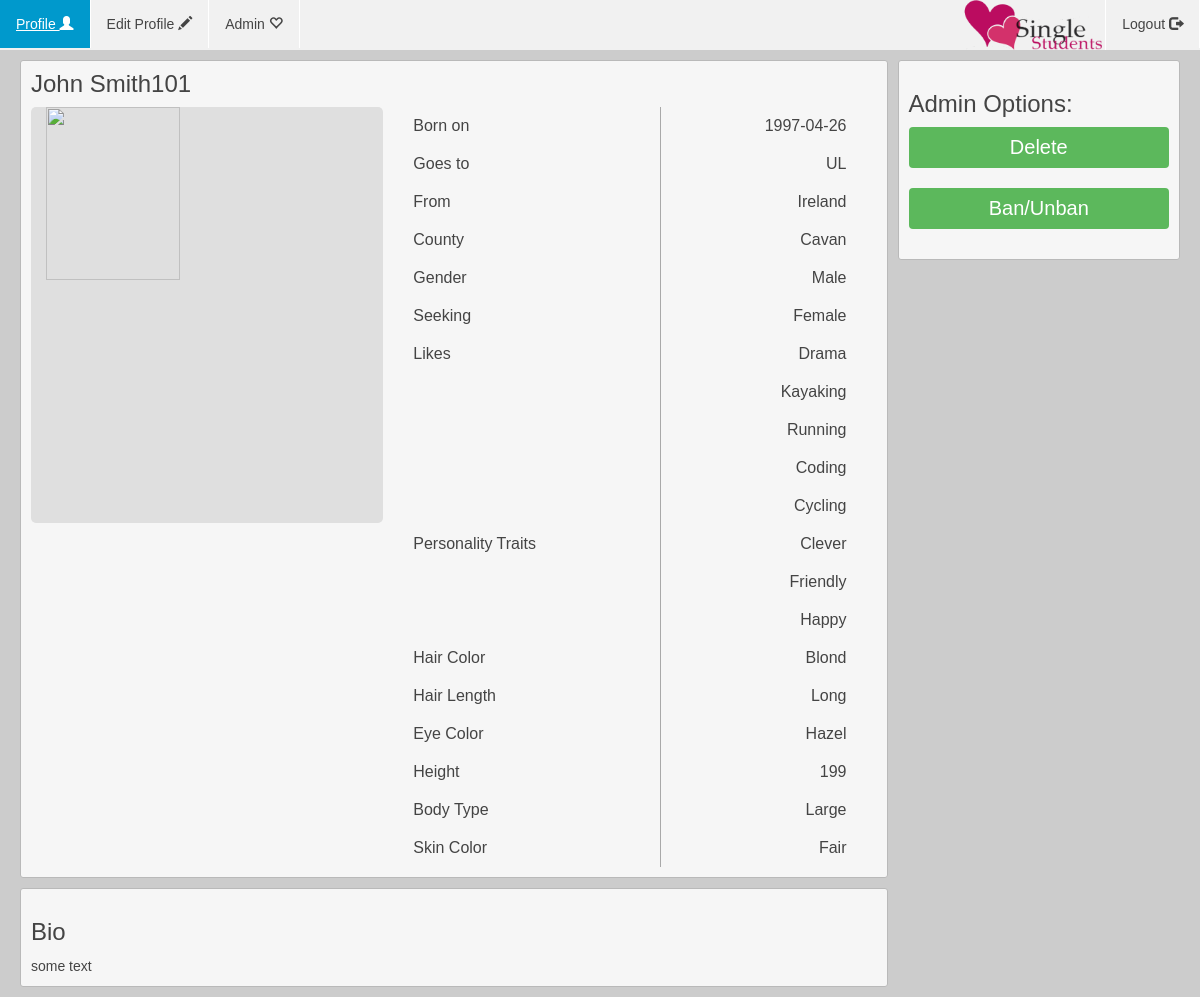
Page /UserProfileOther.php?user=User101 (signed in) on the committed database.
### tables this page shows
CREATE TABLE IF NOT EXISTS `register` (
  `USERNAME` varchar(60) NOT NULL,
  `FORENAME` varchar(15) NOT NULL,
  `SURNAME` varchar(20) NOT NULL,
  `PASSWORD` varchar(60) NOT NULL,
  `EMAIL` varchar(30) NOT NULL,
  `DOB` date NOT NULL,
  `PREFERENCE` varchar(15) NOT NULL,
  `SEX` varchar(15) NOT NULL,
  `IMAGE` varchar(60) NOT NULL,
  PRIMARY KEY (`USERNAME`)
);

CREATE TABLE IF NOT EXISTS `college` (
  `COLLEGENUMBER` int(3) NOT NULL,
  `COLLEGENAME` varchar(10) DEFAULT NULL,
  PRIMARY KEY (`COLLEGENUMBER`)
);

CREATE TABLE IF NOT EXISTS `location` (
  `USERNAME` varchar(15) NOT NULL,
  `COLLEGE` int(3) NOT NULL,
  `CITY` varchar(20) NOT NULL,
  `COUNTY` int(3) NOT NULL,
  PRIMARY KEY (`USERNAME`),
  KEY `FK_LOCATION_COLLEGE` (`COLLEGE`),
  KEY `FK_LOCATION_COUNTY` (`COUNTY`)
);

CREATE TABLE IF NOT EXISTS `county` (
  `COUNTYNUMBER` int(3) NOT NULL,
  `COUNTYNAME` varchar(10) DEFAULT NULL,
  PRIMARY KEY (`COUNTYNUMBER`)
);

CREATE TABLE IF NOT EXISTS `likeoptions` (
  `LIKENUMBER` int(3) NOT NULL AUTO_INCREMENT,
  `LIKENAME` varchar(20) DEFAULT NULL,
  PRIMARY KEY (`LIKENUMBER`)
);

CREATE TABLE IF NOT EXISTS `personalityoptions` (
  `PERSONALITYNUMBER` int(3) NOT NULL AUTO_INCREMENT,
  `PERSONALITYTRAIT` varchar(15) DEFAULT NULL,
  PRIMARY KEY (`PERSONALITYNUMBER`)
);

CREATE TABLE IF NOT EXISTS `haircolors` (
  `HAIRNUMBER` int(3) NOT NULL,
  `HAIRCOLOR` varchar(20) DEFAULT NULL,
  PRIMARY KEY (`HAIRNUMBER`)
);

CREATE TABLE IF NOT EXISTS `hairlengths` (
  `HAIRLENNUMBER` int(11) NOT NULL,
  `HAIRLENNAME` varchar(15) DEFAULT NULL,
  PRIMARY KEY (`HAIRLENNUMBER`)
);

CREATE TABLE IF NOT EXISTS `eyecolors` (
  `EYENUMBER` int(3) NOT NULL AUTO_INCREMENT,
  `EYECOLOR` varchar(10) DEFAULT NULL,
  PRIMARY KEY (`EYENUMBER`)
);

CREATE TABLE IF NOT EXISTS `physical` (
  `USERNAME` varchar(15) NOT NULL,
  `EYES` int(3) NOT NULL,
  `HAIR` int(3) NOT NULL,
  `HAIRLEN` int(3) NOT NULL,
  `BODY` int(3) NOT NULL,
  `HEIGHT` int(3) NOT NULL,
  `ETHNICITY` int(3) NOT NULL,
  PRIMARY KEY (`USERNAME`),
  KEY `FK_PHYSICAL_BODYTYPE` (`BODY`),
  KEY `FK_PHYSICAL_EYECOLORS` (`EYES`),
  KEY `FK_PHYSICAL_HAIRCOLORS` (`HAIR`),
  KEY `FK_PHYSICAL_HAIRLENGTHS` (`HAIRLEN`),
  KEY `FK_PHYSICAL_HEIGHT` (`HEIGHT`),
  KEY `FK_PHYSICAL_SKINTONES` (`ETHNICITY`)
);

CREATE TABLE IF NOT EXISTS `bodytype` (
  `BODYNUMBER` int(3) NOT NULL,
  `BODYNAME` varchar(15) DEFAULT NULL,
  PRIMARY KEY (`BODYNUMBER`)
);

CREATE TABLE IF NOT EXISTS `skintones` (
  `TONENUMBER` int(3) NOT NULL AUTO_INCREMENT,
  `TONE` varchar(15) DEFAULT NULL,
  PRIMARY KEY (`TONENUMBER`)
);

CREATE TABLE IF NOT EXISTS `bio` (
  `USERNAME` varchar(15) NOT NULL,
  `INFO` varchar(150) NOT NULL,
  PRIMARY KEY (`USERNAME`)
);

### UserProfileDataOther.php (called while the page is built, shortened)
<?php
require 'Connect.php';
$user = $_SESSION['otherUsername'];
$query = "Select FORENAME,SURNAME,IMAGE,DOB,SEX,PREFERENCE from REGISTER where USERNAME='$user';";
$query_run = mysqli_query($db, $query);
$query_array = mysqli_fetch_array($query_run);
$forename = $query_array[0];
$surname = $query_array[1];
$DOB = $query_array[3];
$sex = $query_array[4];
$preference = $query_array[5];
$query2 = "Select COLLEGE,CITY,COUNTY from LOCATION
where USERNAME='$user';";
$query2_run = mysqli_query($db, $query2);
$query2_array = mysqli_fetch_array($query2_run);
$college = $query2_array[0];
$city = $query2_array[1];
$county = $query2_array[2];
$queryCollege = "Select COLLEGENAME FROM COLLEGE WHERE COLLEGENUMBER='$college';";
$queryCollege_array = mysqli_fetch_array(mysqli_query($db, $queryCollege));
$collegeName = $queryCollege_array[0];
$queryCounty = "Select COUNTYNAME FROM COUNTY WHERE COUNTYNUMBER='$county';";
$queryCounty_array = mysqli_fetch_array(mysqli_query($db, $queryCounty));
$countyName = $queryCounty_array[0];
$query = "SELECT HOBBY, HOBBY2, HOBBY3, HOBBY4, HOBBY5 FROM LIKES WHERE USERNAME = '$user';";
$row = mysqli_fetch_array(mysqli_query($db, $query));
$hobbies = array($row[0], $row[1], $row[2], $row[3], $row[4]);
$query = "SELECT LIKENAME FROM LIKEOPTIONS WHERE LIKENUMBER = '$hobbies[0]';";
$result = mysqli_query($db, $query);
$row = mysqli_fetch_array($result);
$hobby1 = $row[0];
$query = "SELECT LIKENAME FROM LIKEOPTIONS WHERE LIKENUMBER = '$hobbies[1]';";
$result = mysqli_query($db, $query);
$row = mysqli_fetch_array($result);
$hobby2 = $row[0];
$query = "SELECT LIKENAME FROM LIKEOPTIONS WHERE LIKENUMBER = '$hobbies[2]';";
$result = mysqli_query($db, $query);
$row = mysqli_fetch_array($result);
$hobby3 = $row[0];
$query = "SELECT LIKENAME FROM LIKEOPTIONS WHERE LIKENUMBER = '$hobbies[3]';";
$result = mysqli_query($db, $query);
$row = mysqli_fetch_array($result);
$hobby4 = $row[0];
$query = "SELECT LIKENAME FROM LIKEOPTIONS WHERE LIKENUMBER = '$hobbies[4]';";
$result = mysqli_query($db, $query);
$row = mysqli_fetch_array($result);
$hobby5 = $row[0];
$query = "SELECT TRAIT, TRAIT2, TRAIT3 FROM PERSONALITY WHERE USERNAME = '$user';";
$row = mysqli_fetch_array(mysqli_query($db, $query));
$traits = array($row[0], $row[1], $row[2]);
$query = "SELECT PERSONALITYTRAIT FROM PERSONALITYOPTIONS WHERE PERSONALITYNUMBER = '$traits[0]';";
$result = mysqli_query($db, $query);
$row = mysqli_fetch_row($result);
$trait1 = $row[0];
$query = "SELECT PERSONALITYTRAIT FROM PERSONALITYOPTIONS WHERE PERSONALITYNUMBER = '$traits[1]';";
$result = mysqli_query($db, $query);
$row = mysqli_fetch_row($result);
$trait2 = $row[0];
$query = "SELECT PERSONALITYTRAIT FROM PERSONALITYOPTIONS WHERE PERSONALITYNUMBER = '$traits[2]';";
$result = mysqli_query($db, $query);
$row = mysqli_fetch_row($result);
$trait3 = $row[0];
$query = "SELECT EYES, HAIR, HAIRLEN, BODY, HEIGHT, ETHNICITY FROM PHYSICAL WHERE USERNAME = '$user';";
$row = mysqli_fetch_array(mysqli_query($db, $query));
$physical = array($row[0], $row[1], $row[2], $row[3], $row[4], $row[5]);
$query = "SELECT EYECOLOR FROM EYECOLORS WHERE EYENUMBER = '$physical[0]';";
$query_run = mysqli_query($db, $query);
$row = mysqli_fetch_array($query_run);
$eye = $row[0];
$query = "SELECT HAIRCOLOR FROM HAIRCOLORS WHERE HAIRNUMBER = '$physical[1]';";
$query_run = mysqli_query($db, $query);
$row = mysqli_fetch_array($query_run);
$hair = $row[0];
$query = "SELECT HAIRLENNAME FROM HAIRLENGTHS WHERE HAIRLENNUMBER = '$physical[2]';";
$query_run = mysqli_query($db, $query);
$row = mysqli_fetch_array($query_run);
$hairlen = $row[0];
$query = "SELECT BODYNAME FROM BODYTYPE WHERE BODYNUMBER = '$physical[3]';";
$query_run = mysqli_query($db, $query);
$row = mysqli_fetch_array($query_run);
$body = $row[0];
$height = $physical[4];
$query = "SELECT TONE FROM SKINTONES WHERE TONENUMBER = '$physical[5]';";
$query_run = mysqli_query($db, $query);
$row = mysqli_fetch_array($query_run);
$skin = $row[0];
$query = "SELECT INFO FROM BIO WHERE USERNAME = '$user';";
$row = mysqli_fetch_array(mysqli_query($db, $query));
$bio = $row[0];

### UserProfileOther.php (the view, shortened to what this page needs)
<?php
require 'UserProfileDataOther.php';
?>
<html>
<head>
    <link rel="stylesheet" href="https://maxcdn.bootstrapcdn.com/bootstrap/3.3.6/css/bootstrap.min.css">
    <link rel="stylesheet" href="css/style.css" media="screen" title="no title" charset="utf-8">
</head>
<body>
<?php
if ((isset($_SESSION['admin']))) {
?>
<div class="wrapper">
    <div id = "navbar">
        <ul>
            <li><a href = "UserProfileOther.php?user=<?php echo $_SESSION['otherUsername']?>" />Profile <span class = "glyphicon glyphicon-user"></span></a></li>
            <li><a href = "EditProfileOther.php" />Edit Profile <span class = "glyphicon glyphicon-pencil"></span></a></li>
            <li><a href = "AdminPage.php?aPage=default" />Admin <span class = "glyphicon glyphicon-heart-empty"></span></a></li>
            <ul style="float:right;list-style-type:none;">
                <li><img src = "images/logo-flat.png" height = "50"/></li>
                <li><a href = "Logout.php" />Logout <span class = "glyphicon glyphicon-log-out"></span></a></li>
            </ul>
        </ul>
    </div>
</div>
<?php
}?>
<div class="container">
    <div class="row">
        <div class="container col-xs-9">
            <div class="row user-page-borders user-page-sizelock">
                <h3 style="margin: 0px 0px 10px"><?php echo $forename." ".$surname;?></h3>
                <img class="col-xs-5 user-profile-pic" src=<?php $image ?> alt="Semi decent photo" />
                <table class="userdata col-xs-7">
                    <tr>
                        <td class="align-left">Born on</td>
                        <td class="align-right"><?php echo $DOB; ?></td>
                    </tr>
                    <tr>
                        <td class="align-left">Goes to</td>
                        <td class="align-right"><?php echo $collegeName;?></td>
                    </tr>
                    <tr>
                        <td class="align-left">From</td>
                        <td class="align-right"><?php echo $city;?></td>
                    </tr>
                    <tr>
                        <td class="align-left">County</td>
                        <td class="align-right"><?php echo $countyName; ?></td>
                    </tr>
                    <tr>
                        <td class="align-left">Gender</td>
                        <td class="align-right"><?php echo $sex ?></td>
                    </tr>
                    <tr>
                        <td class="align-left">Seeking</td>
                        <td class="align-right"><?php echo $preference ?></td>
                    </tr>
                    <tr>
                        <td class="align-left">Likes</td>
                        <td class="align-right"><?php echo $hobby1; ?></td>
                    </tr>
                    <tr>
                        <td class="align-left"></td>
                        <td class="align-right"><?php echo $hobby2; ?></td>
                    </tr>
                    <tr>
                        <td class="align-left"></td>
                        <td class="align-right"><?php echo $hobby3; ?></td>
                    </tr>
                    <tr>
                        <td class="align-left"></td>
                        <td class="align-right"><?php echo $hobby4; ?></td>
                    </tr>
                    <tr>
                        <td class="align-left"></td>
                        <td class="align-right"><?php echo $hobby5; ?></td>
                    </tr>
					<tr>
                        <td class="align-left">Personality Traits</td>
                        <td class="align-right"><?php echo $trait1 ?></td>
                    </tr>
					<tr>
                        <td class="align-left"></td>
                        <td class="align-right"><?php echo $trait2 ?></td>
                    </tr>
					<tr>
                        <td class="align-left"></td>
                        <td class="align-right"><?php echo $trait3 ?></td>
                    </tr>
					<tr>
                        <td class="align-left">Hair Color</td>
                        <td class="align-right"><?php echo $hair ?></td>
                    </tr>
					<tr>
                        <td class="align-left">Hair Length</td>
                        <td class="align-right"><?php echo $hairlen ?></td>
                    </tr>
					<tr>
                        <td class="align-left">Eye Color</td>
                        <td class="align-right"><?php echo $eye ?></td>
                    </tr>
					<tr>
                        <td class="align-left">Height</td>
                        <td class="align-right"><?php echo $height ?></td>
                    </tr>
					<tr>
                        <td class="align-left">Body Type</td>
                        <td class="align-right"><?php echo $body ?></td>
                    </tr>
					<tr>
                        <td class="align-left">Skin Color</td>
                        <td class="align-right"><?php echo $skin ?></td>
                    </tr>
                </table>
            </div>
            <div class="row user-page-borders user-page-sizelock">
                <h3>Bio</h3>
                <?php echo $bio ?>
            </div>
        </div>
         <?php
        if ((!isset($_SESSION['admin']))) {
            ?>
            <div class="container col-xs-3">
                <div class="row user-page-borders">
                    <h3>Options:</h3>
                    <div class="container col-xs-12">
					<div class="row">
                        <button  onclick="location.href = 'MatchUser.php';" class="btn btn-success index-btn" type="button" name="Next">Match</button>
                    </div>
                    <br>
                    <div class="row">
                        <button  onclick="location.href = 'ReportUser.php';" class="btn btn-success index-btn" type="button" name="Next">Report</button>
                    </div>
                    <br>
                    </div>
                </div>
            </div>
            <?php
            ;
        } else {
        ?>
        <div class="container col-xs-3">
            <div class="row user-page-borders">
                <h3>Admin Options: </h3>
                <div class="container col-xs-12">
                    <div class="row">
                        <button  onclick="location.href = 'DeleteUser.php';" class="btn btn-success index-btn" type="button" name="Next">Delete</button>
                    </div>
                    <br>
                    <div class="row">
                        <button  onclick="location.href = 'BanUser.php';" class="btn btn-success index-btn" type="button" name="Next">Ban/Unban</button>
                    </div>
                    <br>
                </div>
            </div>
        </div>
        <?php
        }
        ?>
    </div>
</div>
</body>
</html>

### css/style.css (style rules this page uses)
body { background-color: #CCC; color: #444; font-family: Arial, Helvetica, sans-serif; background-size: cover; background-repeat: no-repeat; background-position: center center; min-width: 650px; }
.user-page-borders { margin: 10px -10px; background-color: rgb(246, 246, 246); padding: 10px; border-radius: 3px; border: 1px solid rgb(185, 185, 185); }
.user-profile-pic { float: left; background-color: #DFDFDF; border-radius: 5px; }
.userdata td { padding: 10px 30px; }
.align-right { text-align: right; border-left: 1px solid #a9a9a9; }
.align-left { text-align: left; }
.index-btn { color: white; border: none; margin: auto; width: 100%; text-align: center; align-self: auto; border-radius: 4px; font-size: 20px; }
ul { list-style-type: none; margin: 0; padding: 0; overflow: hidden; background-color: #f1f1f1; }
li { float: left; border-right: 1px solid white; }
li a { display: inline-block; color: #444; text-align: center; padding: 14px 16px; text-decoration: none; }
button { background-color: white; border: 2px solid #0099cc; color: black; padding: 16px 32px; width: 130px; text-align: center; text-decoration: none; display: inline-block; font-size: 15px; margin: 4px 2px; -webkit-transition-duration: 0.4s; -moz-transition-duration: 0.4s; transition-duration: 0.4s; cursor: pointer; background: -moz-linear-gradient(top, #FFF, #0099CC); background: -webkit-gradient(linear, left top, left bottom, color-stop(0.0, #FFF), color-stop(1.0, #EAEAEA)); -moz-border-radius: 5px; -webkit-border-radius: 5px; border-radius: 5px; }

### rows in the picture
register: FORENAME "John", SURNAME "Smith101", DOB "1997-04-26", SEX "Male", PREFERENCE "Female"
college: COLLEGENAME "UL"
location: CITY "Ireland"
county: COUNTYNAME "Cavan"
likeoptions: LIKENAME "Drama"
likeoptions: LIKENAME "Kayaking"
likeoptions: LIKENAME "Running"
likeoptions: LIKENAME "Coding"
likeoptions: LIKENAME "Cycling"
personalityoptions: PERSONALITYTRAIT "Clever"
personalityoptions: PERSONALITYTRAIT "Friendly"
personalityoptions: PERSONALITYTRAIT "Happy"
haircolors: HAIRCOLOR "Blond"
hairlengths: HAIRLENNAME "Long"
eyecolors: EYECOLOR "Hazel"
physical: HEIGHT "199"
bodytype: BODYNAME "Large"
skintones: TONE "Fair"
bio: INFO "some text"
